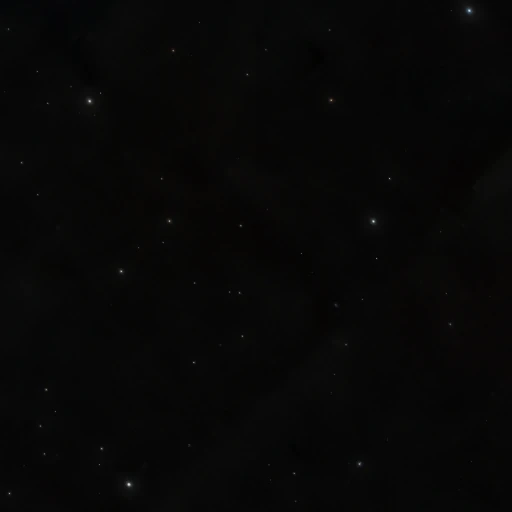
#> input picture apps/skydata/surveys/dss/Norder2/Dir0/Npix101.webp, 512 x 512 px; its folder holds 3 pictures in this run
$ python q90_finalize.py
#> lines starting #> are read from the running program, lines starting #| are printed output that depends on the picture
"""Re-encode every webp under the given HiPS layer dir(s) to quality-90 (lossy)
for production. Evaluation was done on lossless; q90 is ~1/5 the size and has no
material effect on the already-lossy-JPEG-sourced DSS. In place, multiprocess."""
import os, sys, glob, cv2
from multiprocessing import Pool

def _one(path):
    im = cv2.imread(path)                      # decode lossless
#> im is the input picture: shape (512, 512, 3); mean B, G, R 6.7, 7.1, 7.2
    if im is None:
        return (path, -1, -1)
    before = os.path.getsize(path)
    cv2.imwrite(path, im, [cv2.IMWRITE_WEBP_QUALITY, 90])
    return (path, before, os.path.getsize(path))

if __name__ == "__main__":
    dirs = sys.argv[1:] or ["apps/skydata/surveys/dss"]
    files = []
    for d in dirs:
        files += glob.glob(os.path.join(d, "Norder*", "**", "*.webp"), recursive=True)
    print("re-encoding %d webp under %s ..." % (len(files), ", ".join(dirs)), flush=True)
    with Pool(10) as p:
        res = p.map(_one, files)
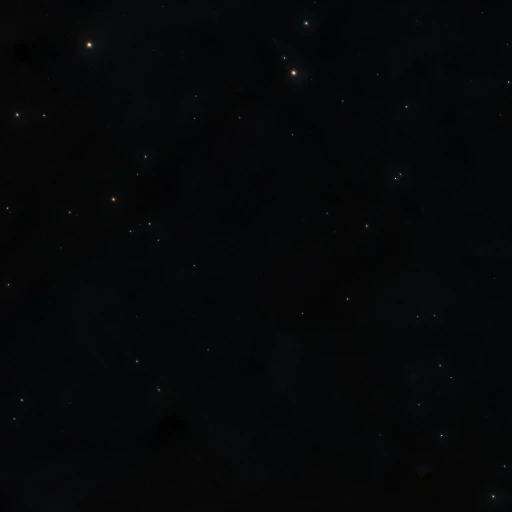
#> input picture apps/skydata/surveys/dss/Norder2/Dir0/Npix104.webp, 512 x 512 px
#> in _one, im is the input picture: shape (512, 512, 3); mean B, G, R 8, 7, 5.4
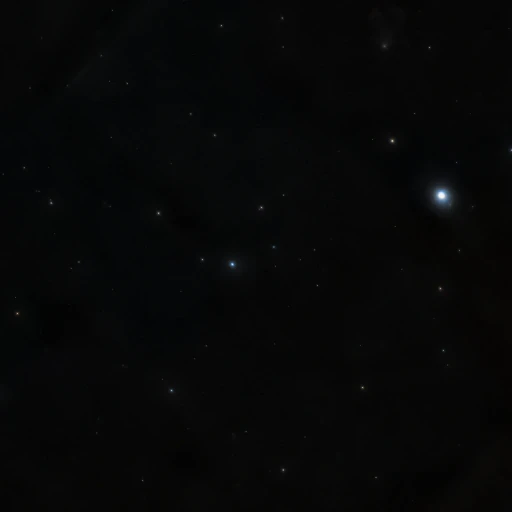
#> input picture apps/skydata/surveys/dss/Norder2/Dir0/Npix107.webp, 512 x 512 px
#> in _one, im is the input picture: shape (512, 512, 3); mean B, G, R 7.2, 7.2, 6.5
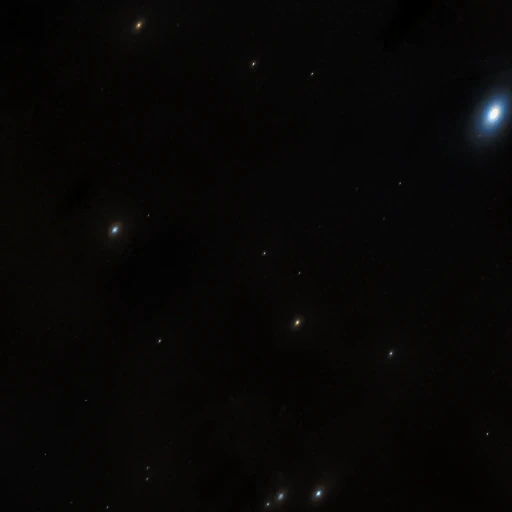
#> input picture apps/skydata/surveys/dss/Norder3/Dir0/Npix167.webp, 512 x 512 px
#> in _one, im is the input picture: shape (512, 512, 3); mean B, G, R 6, 6.6, 7.4
    ok = [r for r in res if r[1] >= 0]
    b = sum(r[1] for r in ok); a = sum(r[2] for r in ok)
    print("done: %d tiles | %.1f MB -> %.1f MB (%.1fx smaller) | %d errors"
          % (len(ok), b / 1e6, a / 1e6, b / max(a, 1), len(res) - len(ok)))
